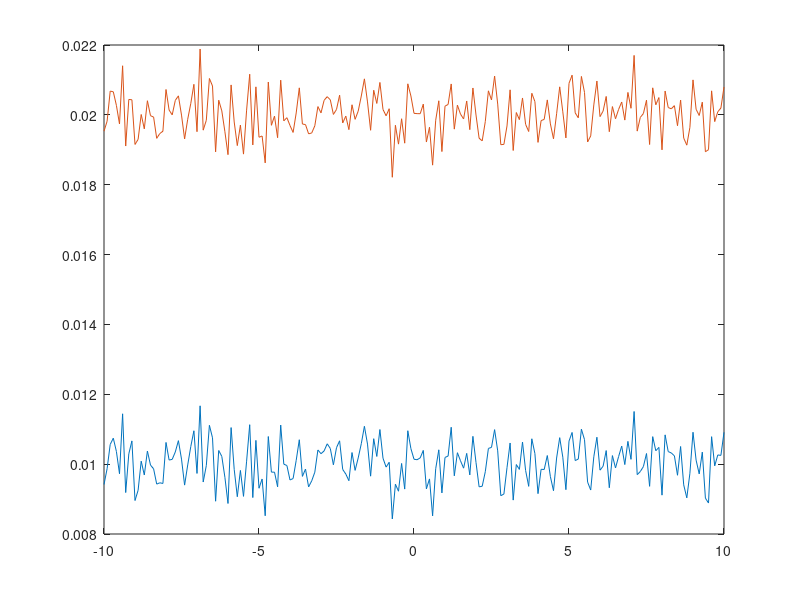

Write the MATLAB code that produced this figure.
%the goal of this file is to compare the risk of randomized and
%non-randomized estimator
theta_v_y = [];
theta_v_x = [];

%we will make theta our parameter
for theta = -10:0.1:10
    v_x = [];
    v_y = [];
    
    %we will make 500 iterations so to get an actual close value for the
    %expectation
    for i = 1:500
        b = 100;
        
        %we make x our common estimator for the mean of a normal and
        %calculate the risk of the mean
        x = randn(1,100) + theta;
        x_ave =  mean(x);
        x_risk = mean((theta-x_ave).^2);
        v_x = [v_x, x_risk];
        
        %we have y = N(x_ave,1) and calculate the mean square risk
        y = randn(b,100) + x_ave;        
        y_ave = mean(y');
        y_risk = mean((theta-y_ave).^2);
        v_y = [v_y, y_risk];
    end
    
    %we take the mean so to take a closer value and plot for the values of
    %theta in the range -10:0.1:10
    y_final = mean(v_y);
    theta_v_y = [theta_v_y, y_final];
    
    x_final = mean(v_x);
    theta_v_x = [theta_v_x, x_final];
end

plot(-10:0.1:10, theta_v_x, -10:0.1:10, theta_v_y)
